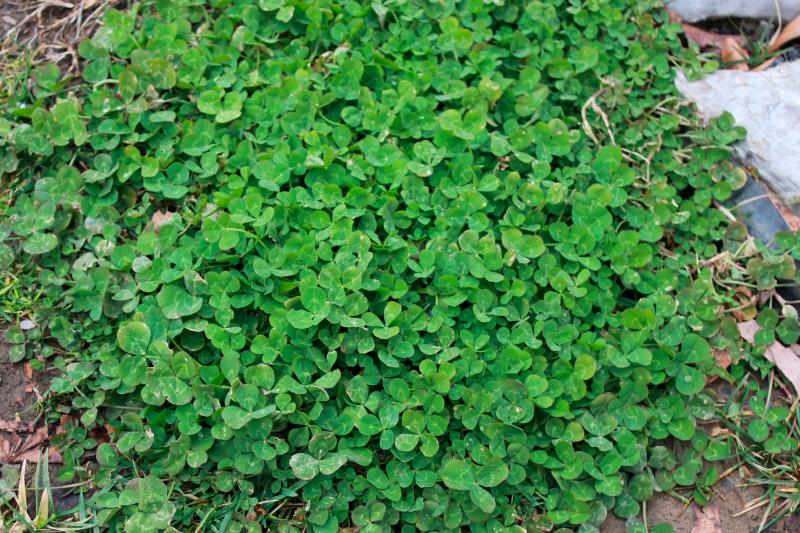
#> input picture images/patch.jpg, 1600 x 1066 px, found by its file name (shown at 1/2 size)
$ python run.py   (older library calls are emulated)
#> lines starting #> are read from the running program, lines starting #| are printed output that depends on the picture; after the words box and inside, x2 and y2 are one past the last pixel; in counts of white or black regions, pixels touching at a corner belong together

# import the necessary packages
from __future__ import print_function
from skimage.feature import peak_local_max
from skimage.morphology import watershed
from scipy import ndimage
import argparse
import cv2


# load the image and perform pyramid mean shift filtering
# to aid the thresholding step
image = cv2.imread("C:\\Users\\Ethan\\Code\\clover-classifier\\images\\patch.jpg")
#> image is the input picture: shape (1066, 1600, 3); mean B, G, R 71.3, 132.6, 72.2
shifted = cv2.pyrMeanShiftFiltering(image, 21, 51)
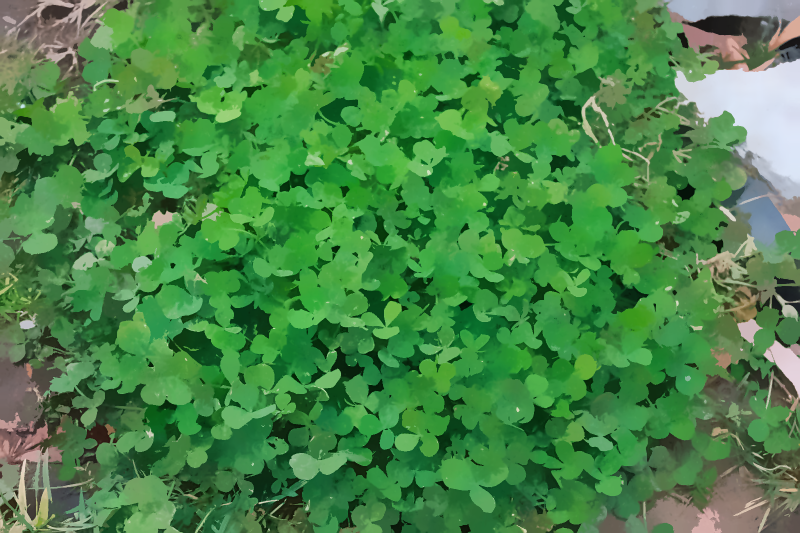
#> shifted: shape (1066, 1600, 3) (shown at 1/2 size); mean B, G, R 70.8, 134.4, 70.6

# convert the mean shift image to grayscale, then apply
# Otsu's thresholding
gray = cv2.cvtColor(shifted, cv2.COLOR_BGR2GRAY)
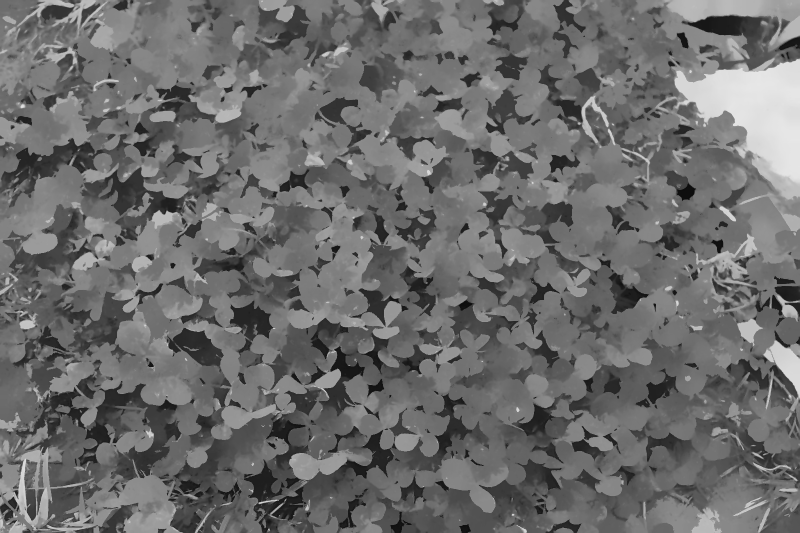
#> gray: shape (1066, 1600) (shown at 1/2 size); min 11, max 234, mean 108
thresh = cv2.threshold(gray, 0, 255,
	cv2.THRESH_BINARY | cv2.THRESH_OTSU)[1]
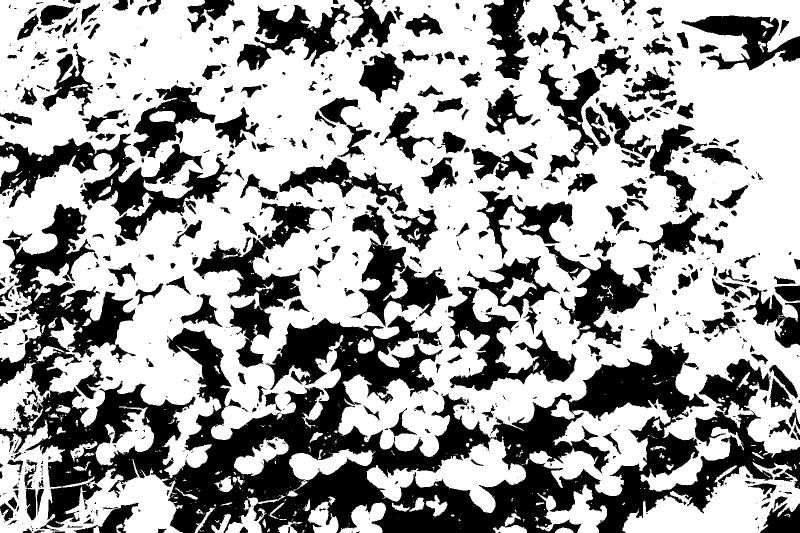
#> thresh: shape (1066, 1600) (shown at 1/2 size); 62.8% white; 978 black regions (564 under 20 px)

# find contours in the thresholded image
cnts = cv2.findContours(thresh.copy(), cv2.RETR_EXTERNAL,
                        cv2.CHAIN_APPROX_SIMPLE)[-2]
#> cnts = 482 contours, 395 with area under 20; largest, box (x1, y1, x2, y2) and area: (0, 0, 1600, 983) 1163822, (0, 839, 366, 1066) 40788, (1245, 924, 1600, 1066) 26527, (1050, 798, 1342, 992) 22417, (733, 873, 1052, 1026) 17257
print("[INFO] {} unique contours found".format(len(cnts)))
#| [INFO] 482 unique contours found

# loop over the contours
for (i, c) in enumerate(cnts):
    # draw the contour
    ((x, y), _) = cv2.minEnclosingCircle(c)
    cv2.putText(image, "#{}".format(i + 1), (int(x) - 10, int(y)),
                cv2.FONT_HERSHEY_SIMPLEX, 0.6, (0, 0, 255), 2)
    cv2.drawContours(image, [c], -1, (0, 255, 0), 2)
#> this loop made 482 passes
#> (x, y) on passes 2, 4, 5: (606.2, 1062.2), (920, 1057), (536, 1060.5)
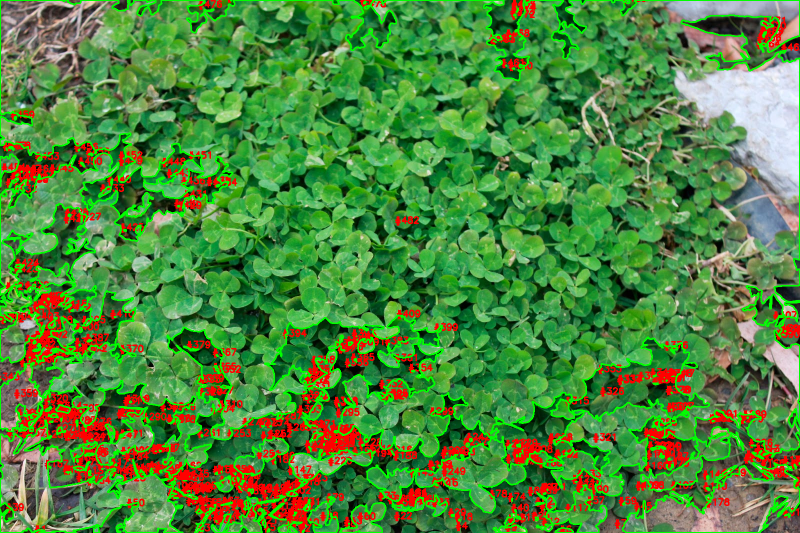
#> image: shape (1066, 1600, 3) (shown at 1/2 size); 14.51% of pixels changed, all inside (x1, y1, x2, y2) = (0, 0, 1600, 1066)

# show the output image
cv2.imshow("Image", image)
cv2.waitKey(0)
